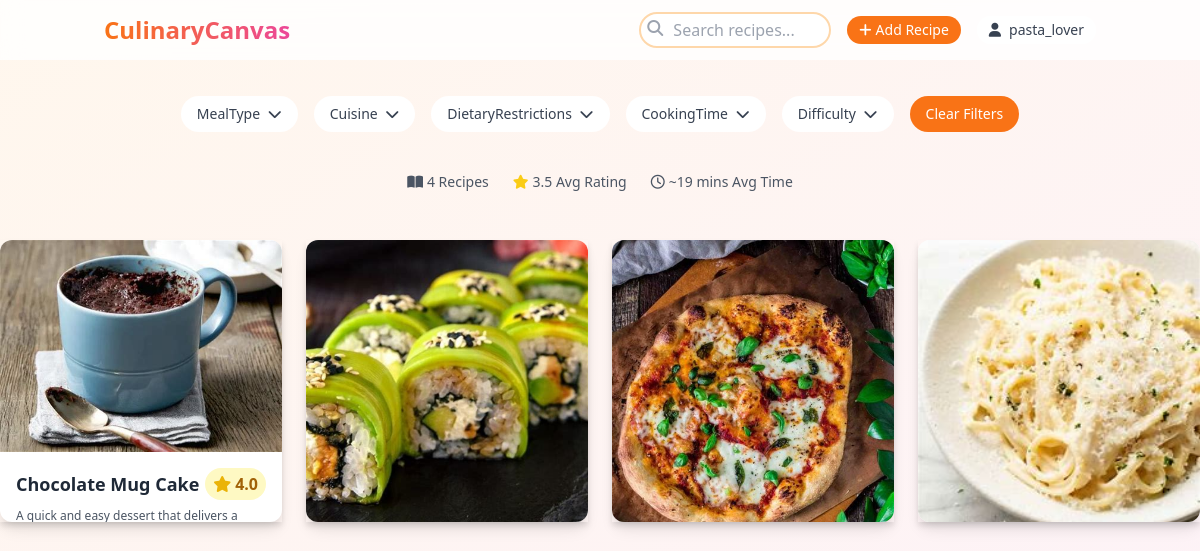
Screenshot of /viewrecipie/ (signed in) with the database file from the repository.
### Recipie/models.py (models this page shows, shortened)
class Recipe(models.Model):
    title = models.CharField(max_length=200)
    description = models.TextField()
    created_at = models.DateTimeField(auto_now_add=True)
    updated_at = models.DateTimeField(auto_now=True)
    servings = models.PositiveIntegerField(
        validators=[MinValueValidator(1)]
    )
    prep_time = models.PositiveIntegerField(  # in minutes
        validators=[MinValueValidator(1)]
    )
    calories = models.PositiveIntegerField(
        validators=[MinValueValidator(1)]
    )
    rating = models.FloatField(
        validators=[MinValueValidator(0), MaxValueValidator(5)],
        default=0
    )
    image = models.ImageField(upload_to='recipe_images/')
    author = models.ForeignKey(
        User,
        on_delete=models.CASCADE,
        related_name='recipes'
    )
    DIFFICULTY_CHOICES = [
        ('easy', 'Easy'),
        ('medium', 'Medium'),
        ('hard', 'Hard')
    ]
    difficulty = models.CharField(
        max_length=10,
        choices=DIFFICULTY_CHOICES,
        default='medium'
    )
    class Meta:
        ordering = ['-created_at']

### Recipie/views.py (the view)
# urls.py: path('viewrecipie/', views.viewrecipie, name='viewrecipie'),
def viewrecipie(request):
    recipes_queryset = Recipe.objects.select_related('author').prefetch_related(
        'ingredients',
        'instructions',
        'meal_types',
        'cuisines',
        'dietary_restrictions'
    ).all()
    recipes = []
    for recipe in recipes_queryset:
        meal_types = [mt.name for mt in recipe.meal_types.all()]
        cuisines = [c.name for c in recipe.cuisines.all()]
        dietary_restrictions = [dr.name for dr in recipe.dietary_restrictions.all()]
        cook_time_mins = recipe.prep_time
        if cook_time_mins < 15:
            time_category = 'under-15-mins'
        elif cook_time_mins < 30:
            time_category = '15-30-mins'
        elif cook_time_mins < 60:
            time_category = '30-60-mins'
        else:
            time_category = 'over-60-mins'
        ingredients = []
        for ingredient in recipe.ingredients.all().order_by('order'):
            ingredients.append(
                f"{ingredient.quantity} {ingredient.unit} {ingredient.name}"
            )
        recipe_data = {
            'id': recipe.id,
            'title': recipe.title,
            'rating': recipe.rating,
            'description': recipe.description,
            'time': f"{recipe.prep_time} mins",
            'time_category': time_category,
            'servings': recipe.servings,
            'calories': recipe.calories,
            'image': recipe.image.url if recipe.image else None,
            'meal_types': meal_types,
            'cuisines': cuisines,
            'dietary_restrictions': dietary_restrictions,
            'difficulty': recipe.difficulty,
            'ingredients': ingredients,
            'instructions': [
                instruction.description
                for instruction in recipe.instructions.all().order_by('step_number')
            ],
            'user': {
                'id': recipe.author.id,
                'username': recipe.author.username,
                'email': recipe.author.email
            },
            'created_at': recipe.created_at.strftime("%Y-%m-%d %H:%M:%S"),
            'updated_at': recipe.updated_at.strftime("%Y-%m-%d %H:%M:%S")
        }
        recipes.append(recipe_data)
    filter_options = {
        'meal_type': list(MealType.objects.values_list('name', flat=True)),
        'cuisine': list(Cuisine.objects.values_list('name', flat=True)),
        'dietary_restrictions': list(DietaryRestriction.objects.values_list('name', flat=True)),
        'cooking_time': [
            'under-15-mins',
            '15-30-mins',
            '30-60-mins',
            'over-60-mins'
        ],
        'difficulty': [choice[0] for choice in Recipe.DIFFICULTY_CHOICES]
    }
    stats = {
        'total_recipes': Recipe.objects.count(),
        'avg_rating': round(Recipe.objects.aggregate(Avg('rating'))['rating__avg'] or 0, 1),
        'avg_time': round(Recipe.objects.aggregate(Avg('prep_time'))['prep_time__avg'] or 0),
    }
    from django.core.serializers.json import DjangoJSONEncoder
    import json
    recipes_json = json.dumps(recipes, cls=DjangoJSONEncoder)
    context = {
        'recipes': recipes,
        'recipes_json': recipes_json,
        'filter_options': filter_options,  # Changed from 'categories' to 'filter_options'
        'stats': stats
    }
    return render(request, 'viewrecipie.html', context)

### templates/viewrecipie.html (shortened to what this page needs)
<!DOCTYPE html>
<html lang="en">
<head>
    <script src="https://cdn.tailwindcss.com"></script>
    <link href="https://cdnjs.cloudflare.com/ajax/libs/animate.css/4.1.1/animate.min.css" rel="stylesheet">
    <link rel="stylesheet" href="https://cdnjs.cloudflare.com/ajax/libs/font-awesome/6.4.0/css/all.min.css">
</head>
<body class="min-h-screen bg-gradient-to-br from-orange-50 to-pink-50">
    <nav class="fixed top-0 right-0 left-0 z-50 glass-effect">
        <div class="container px-4 py-3 mx-auto">
            <div class="flex justify-between items-center">
                <div class="text-2xl font-bold text-transparent bg-clip-text bg-gradient-to-r from-orange-500 to-pink-500">
                </div>
                <div class="flex items-center space-x-4">
                    <div class="relative">
                        <input type="search"
                               id="searchInput"
                               placeholder="Search recipes..."
                               class="py-1 pr-3 pl-8 w-48 rounded-full border-2 border-orange-200 transition-all focus:border-orange-500 focus:ring-2 focus:ring-orange-200">
                        <i class="absolute top-2 left-2 text-gray-400 fas fa-search"></i>
                    </div>
                    <button onclick="location.href='/add-recipe'" class="px-3 py-1 text-sm text-white bg-orange-500 rounded-full transition-colors hover:bg-orange-600">
                        <i class="mr-1 fas fa-plus"></i>Add Recipe
                    </button>
                    <a href="{% url 'home' %}" class="flex items-center px-3 py-1 text-sm text-gray-700 bg-white rounded-full hover:bg-orange-50">
                        <i class="mr-2 fas fa-user"></i>
                        {% if user.is_authenticated %}
                            {{ user.username }}
                        {% else %}
                            Guest
                        {% endif %}
                    </a>
                </div>
            </div>
        </div>
    </nav>
    <div class="mt-24 mb-6">
        <div class="flex flex-wrap gap-4 justify-center">
            {% for filter_name, options in filter_options.items %}
            <div class="filter-dropdown">
                <button class="px-4 py-2 text-sm text-gray-700 bg-white rounded-full hover:bg-orange-50 focus:outline-none focus:ring-2 focus:ring-orange-500">
                    {{ filter_name|title|cut:"_" }}
                    <i class="ml-1 fas fa-chevron-down"></i>
                </button>
            </div>
            {% endfor %}
            <button id="clearFilters"
                    class="px-4 py-2 text-sm text-white bg-orange-500 rounded-full hover:bg-orange-600 focus:outline-none focus:ring-2 focus:ring-orange-500">
                Clear Filters
            </button>
        </div>
    </div>
    <div class="flex gap-6 justify-center mb-6 text-sm text-gray-600">
        <div class="flex items-center">
            <i class="mr-1 fas fa-book-open"></i>
            <span>{{ stats.total_recipes }} Recipes</span>
        </div>
        <div class="flex items-center">
            <i class="mr-1 text-yellow-400 fas fa-star"></i>
            <span>{{ stats.avg_rating }} Avg Rating</span>
        </div>
        <div class="flex items-center">
            <i class="mr-1 far fa-clock"></i>
            <span>~{{ stats.avg_time }} mins Avg Time</span>
        </div>
    </div>
    <div id="recipeContainer" class="grid grid-cols-1 gap-6 mt-12 sm:grid-cols-2 md:grid-cols-3 lg:grid-cols-4">
        {% for recipe in recipes %}
        <div class="recipe-card" data-id="{{ recipe.id }}" data-categories="{{ recipe.meal_types|join:' '|lower }} {{ recipe.cuisines|join:' '|lower }} {{ recipe.difficulty|lower }} {{ recipe.cooking_time|lower }} {{ recipe.dietary_restrictions|join:' '|lower }}">
            <div class="flex overflow-hidden flex-col h-full bg-white rounded-xl shadow-lg transition duration-300 ease-in-out transform hover:scale-105">
                <img src="{{ recipe.image }}"
                     alt="{{ recipe.title }}"
                     class="object-cover w-full h-80 transition duration-300 ease-in-out transform hover:scale-110">
                <div class="flex flex-col flex-grow p-4">
                    <div class="flex justify-between items-center mb-2">
                        <h3 class="text-lg font-bold text-gray-800 transition duration-300 hover:text-orange-500">{{ recipe.title }}</h3>
                        <div class="flex items-center px-2 py-1 bg-yellow-100 rounded-full">
                            <i class="mr-1 text-yellow-500 fas fa-star"></i>
                            <span class="font-semibold text-yellow-700">{{ recipe.rating }}</span>
                        </div>
                    </div>
                    <p class="flex-grow mb-3 text-xs text-gray-600 transition-all duration-300 line-clamp-2 hover:line-clamp-none">{{ recipe.description }}</p>
                </div>
            </div>
        </div>
        {% endfor %}
    </div>
</body>
</html>

### templates/viewrecipie.html (style rules this page uses)
.recipe-card { transition: all 0.3s ease; box-shadow: 0 4px 6px rgba(0, 0, 0, 0.1); aspect-ratio: 1 / 1; }
.glass-effect { background: rgba(255, 255, 255, 0.8); backdrop-filter: blur(10px); }
.line-clamp-2 { display: -webkit-box; -webkit-line-clamp: 2; -webkit-box-orient: vertical; overflow: hidden; }
.filter-dropdown { position: relative; display: inline-block; }

### rows the page displays
Recipe: title "Chocolate Mug Cake", rating "4.0", description "A quick and easy dessert that delivers…"

### other values shown
{{ user.username }} "pasta_lover"
{{ filter_name|title|cut:"_" }} "MealType" "Cuisine" "DietaryRestrictions" "CookingTime" "Difficulty"
{{ stats.total_recipes }} "4"
{{ stats.avg_rating }} "3.5"
{{ stats.avg_time }} "19"
